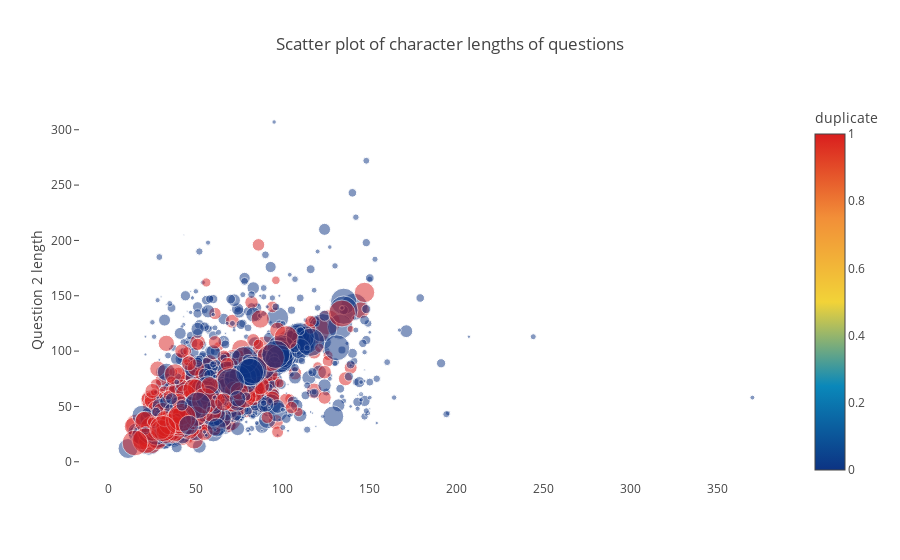

The cell this chart's notebook holds for it:
### Code cell
#crate a subsample of the data to be used in plot
df_subsampled = df[0:2000]

trace = go.Scatter(
    y = df_subsampled['q2len'].values,
    x = df_subsampled['q1len'].values,
    mode='markers',
    marker=dict(
        size= df_subsampled['word_share'].values * 60,
        color = df_subsampled['is_duplicate'].values,
        colorscale='Portland',
        showscale=True,
        opacity=0.5,
        colorbar = dict(title = 'duplicate')
    ),
    text = np.round(df_subsampled['word_share'].values, decimals=2)
)
data = [trace]

layout= go.Layout(
    autosize= True,
    title= 'Scatter plot of character lengths of questions',
    hovermode= 'closest',
        xaxis=dict(
        showgrid=False,
        zeroline=False,
        showline=False
    ),
    yaxis=dict(
        title= 'Question 2 length',
        ticklen= 5,
        gridwidth= 2,
        showgrid=False,
        zeroline=False,
        showline=False,
    ),
    showlegend= False
)
fig = go.Figure(data=data, layout=layout)
py.iplot(fig,filename='scatterWords')

### Figure 1 — Plotly figure (JSON) as saved in the notebook; plotly's stock layout.template omitted (floating-point values rounded to 4 significant figures; data arrays with more than 128 entries replaced by an {"elided": "..."} marker saying what was removed)
{"data": [{"marker": {"color": {"elided": "2000 int values"}, "colorbar": {"title": "duplicate"}, "colorscale": "Portland", "opacity": 0.5, "showscale": true, "size": {"elided": "2000 float values"}}, "mode": "markers", "text": {"elided": "2000 float values"}, "type": "scatter", "x": {"elided": "2000 int values"}, "y": {"elided": "2000 int values"}}], "layout": {"autosize": true, "hovermode": "closest", "showlegend": false, "title": "Scatter plot of character lengths of questions", "xaxis": {"showgrid": false, "showline": false, "zeroline": false}, "yaxis": {"gridwidth": 2, "showgrid": false, "showline": false, "ticklen": 5, "title": "Question 2 length", "zeroline": false}}}
